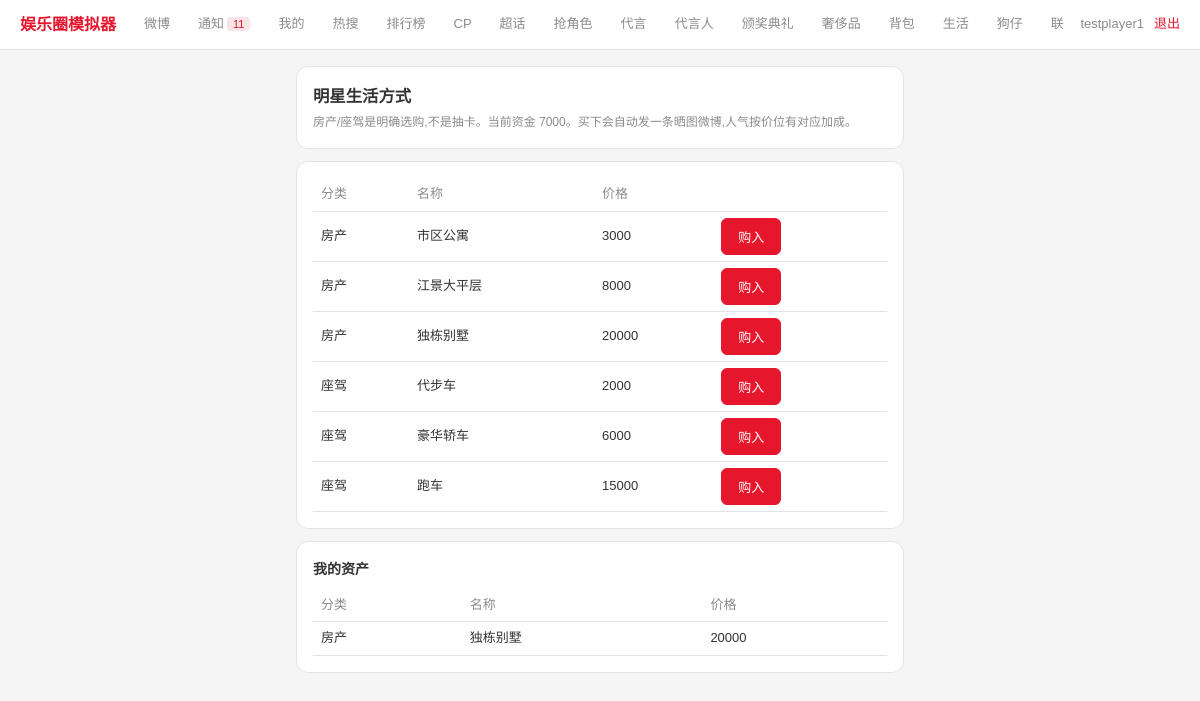
/lifestyle (signed in), run on the app's committed database.
### tables this page shows
CREATE TABLE players (
    id                  INTEGER PRIMARY KEY AUTOINCREMENT,
    user_id             INTEGER UNIQUE,
    is_npc              INTEGER DEFAULT 0,
    age                 INTEGER DEFAULT 18,
    gender              TEXT DEFAULT '',
    stage_name          TEXT NOT NULL DEFAULT '',
    talents             TEXT DEFAULT '{}',
    hidden_traits       TEXT DEFAULT '[]',
    career_lines        TEXT DEFAULT '[]',
    agency_id           INTEGER,
    fans_count          INTEGER DEFAULT 0,
    core_fan_loyalty    INTEGER DEFAULT 0,
    popularity          INTEGER DEFAULT 0,
    scandal_value       INTEGER DEFAULT 0,
    persona_tag         TEXT DEFAULT '',
    persona_integrity   INTEGER DEFAULT 100,
    cash                INTEGER DEFAULT 0,
    roll_count          INTEGER DEFAULT 0,
    revealed            INTEGER DEFAULT 0,
    energy              INTEGER DEFAULT 100,
    energy_updated      INTEGER DEFAULT 0,
    family_background   TEXT DEFAULT '',
    birthplace          TEXT DEFAULT '',
    true_personality    TEXT DEFAULT '',
    career_state        TEXT DEFAULT 'normal',  -- normal/blackout
    blackout_until_ts    INTEGER DEFAULT 0,
    anti_scandal_reserve INTEGER DEFAULT 0,
    endorsement_reputation INTEGER DEFAULT 0,
    awards_won          INTEGER DEFAULT 0,
    created_ts          INTEGER DEFAULT 0, fan_club_name TEXT DEFAULT '', fan_club_color TEXT DEFAULT '', notifications_seen_ts INTEGER DEFAULT 0, health INTEGER DEFAULT 100, last_rest_ts INTEGER DEFAULT 0, last_travel_ts INTEGER DEFAULT 0,
    FOREIGN KEY (user_id) REFERENCES users(id)
);

CREATE TABLE lifestyle_assets (
    id          INTEGER PRIMARY KEY AUTOINCREMENT,
    player_id   INTEGER NOT NULL,
    item_name   TEXT NOT NULL,
    category    TEXT DEFAULT '',
    price       INTEGER DEFAULT 0,
    created_ts  INTEGER DEFAULT 0
);

### app.py (the view)
@app.route('/lifestyle', methods=['GET', 'POST'])
@login_required
def lifestyle_page():
    player = me()
    if not player:
        return redirect(url_for('login'))
    if request.method == 'POST':
        item_key = request.form.get('item_key', '')
        ok, msg = buy_lifestyle_asset(player['id'], item_key)
        flash(msg, 'ok' if ok else 'error')
        return redirect(url_for('lifestyle_page'))
    assets = q("SELECT * FROM lifestyle_assets WHERE player_id=? ORDER BY created_ts DESC", (player['id'],))
    return render_template('lifestyle.html', catalog=LIFESTYLE_CATALOG, assets=assets, cash=player['cash'])

### app.py (called while the page is built)
def get_db():
    db = getattr(g, '_db', None)
    if db is None:
        db = g._db = sqlite3.connect(DB_PATH)
        db.row_factory = sqlite3.Row
        db.execute("PRAGMA journal_mode=WAL")
        db.execute("PRAGMA foreign_keys=ON")
    return db

def q(sql, args=(), one=False):
    cur = get_db().execute(sql, args)
    return cur.fetchone() if one else cur.fetchall()

def run(sql, args=()):
    db = get_db()
    cur = db.execute(sql, args)
    db.commit()
    return cur

def login_required(f):
    @wraps(f)
    def w(*a, **kw):
        if 'uid' not in S:
            return redirect(url_for('login'))
        return f(*a, **kw)
    return w

def get_effective_energy(player_id):
    row = q("SELECT energy, energy_updated FROM players WHERE id=?", (player_id,), one=True)
    if not row:
        return 0
    base_ts = row['energy_updated'] or now_ts()
    elapsed = now_ts() - base_ts
    regen = elapsed // ENERGY_REGEN_SECONDS
    if regen <= 0:
        return row['energy']
    new_energy = min(MAX_ENERGY, row['energy'] + regen)
    new_updated = base_ts + regen * ENERGY_REGEN_SECONDS
    run("UPDATE players SET energy=?, energy_updated=? WHERE id=?", (new_energy, new_updated, player_id))
    return new_energy

def me():
    uid = S.get('uid')
    if not uid:
        return None
    row = q("SELECT * FROM players WHERE user_id=?", (uid,), one=True)
    if not row:
        return None
    player = dict(row)
    player['energy'] = get_effective_energy(player['id'])
    return player

@app.context_processor
def inject_notification_count():
    player = me()
    if not player:
        return {'notification_count': 0}
    return {'notification_count': get_notification_count(player['id'])['total']}

### templates/lifestyle.html (shortened to what this page needs)
{% extends "base.html" %}
{% block content %}
<div class="card">
  <h3 style="margin-bottom:4px">明星生活方式</h3>
  <p class="muted">房产/座驾是明确选购,不是抽卡。当前资金 {{ cash }}。买下会自动发一条晒图微博,人气按价位有对应加成。</p>
</div>
<div class="card">
  <table>
    <tr><th>分类</th><th>名称</th><th>价格</th><th></th></tr>
    {% for key, item in catalog.items() %}
    <tr>
      <td>{{ item.category }}</td>
      <td>{{ item.name }}</td>
      <td>{{ item.price }}</td>
      <td>
        <form method="post">
          <button class="btn btn-primary">购入</button>
        </form>
      </td>
    </tr>
    {% endfor %}
  </table>
</div>
<div class="card">
  <h4 style="margin-bottom:8px">我的资产</h4>
  <table>
    <tr><th>分类</th><th>名称</th><th>价格</th></tr>
    {% for a in assets %}
    <tr>
      <td>{{ a.category }}</td>
      <td>{{ a.item_name }}</td>
      <td>{{ a.price }}</td>
    </tr>
    {% else %}
    <tr><td colspan="3" class="muted">还没置办任何资产。</td></tr>
    {% endfor %}
  </table>
</div>
{% endblock %}

### templates/base.html (style rules this page uses)
:root { --bg:#f5f5f5;--sf:#ffffff;--sf2:#f0f0f0;--bd:#e3e3e3; --red:#e6162d;--red-dim:#fbe4e6; --text:#333333;--muted:#8b8b8b; --green:#2e8b57;--gold:#a67c1a; }
* { box-sizing:border-box;margin:0;padding:0 }
body { background:var(--bg);color:var(--text); font-family:"PingFang SC","Microsoft YaHei",sans-serif; font-size:14px;line-height:1.6;min-height:100vh }
.card { background:var(--sf);border:1px solid var(--bd);border-radius:12px;padding:16px;margin-bottom:12px }
.btn { display:inline-block;background:var(--sf);border:1px solid var(--bd);border-radius:6px; padding:8px 16px;font-size:13px;cursor:pointer;color:var(--text) }
.btn-primary { background:var(--red);border-color:var(--red);color:#fff }
.muted { color:var(--muted);font-size:12px }
table { width:100%;border-collapse:collapse;font-size:13px }
th,td { padding:6px 8px;text-align:left;border-bottom:1px solid var(--bd) }
th { color:var(--muted);font-weight:500 }

### data on the page
players: cash "7000"
lifestyle_assets: category "房产", name "独栋别墅", price "20000", item_name "独栋别墅"

### other printed values
{{ notification_count }} "11"
{{ session.get('uname') }} "testplayer1"
{{ item.category }} "房产" "房产" "座驾" "座驾" "座驾"
{{ item.name }} "市区公寓" "江景大平层" "代步车" "豪华轿车" "跑车"
{{ item.price }} "3000" "8000" "2000" "6000" "15000"
